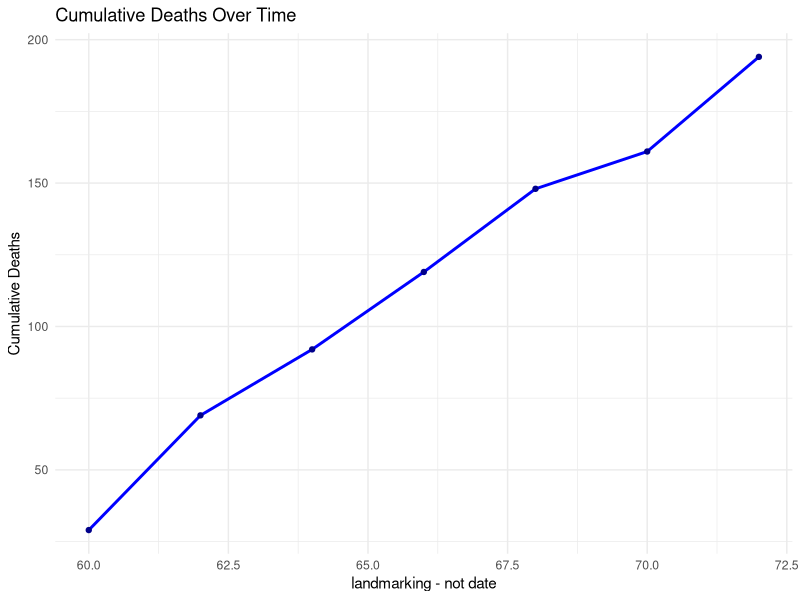
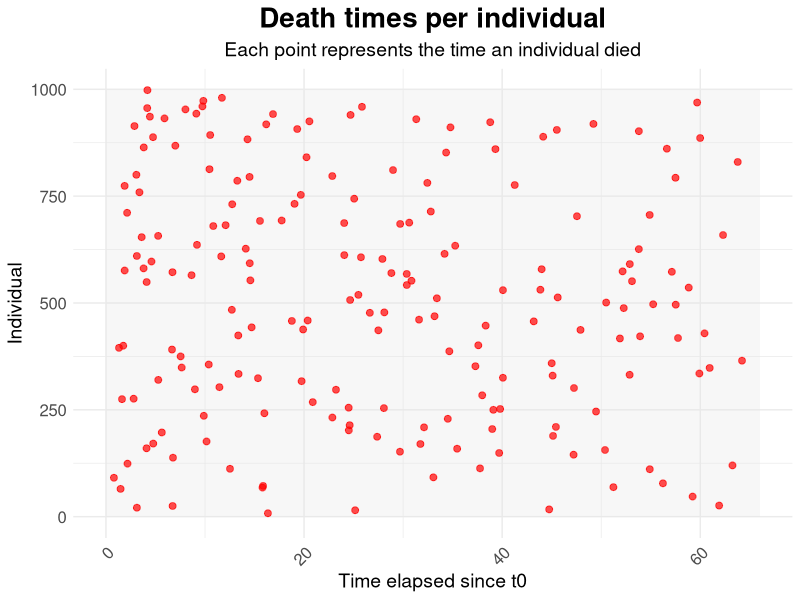
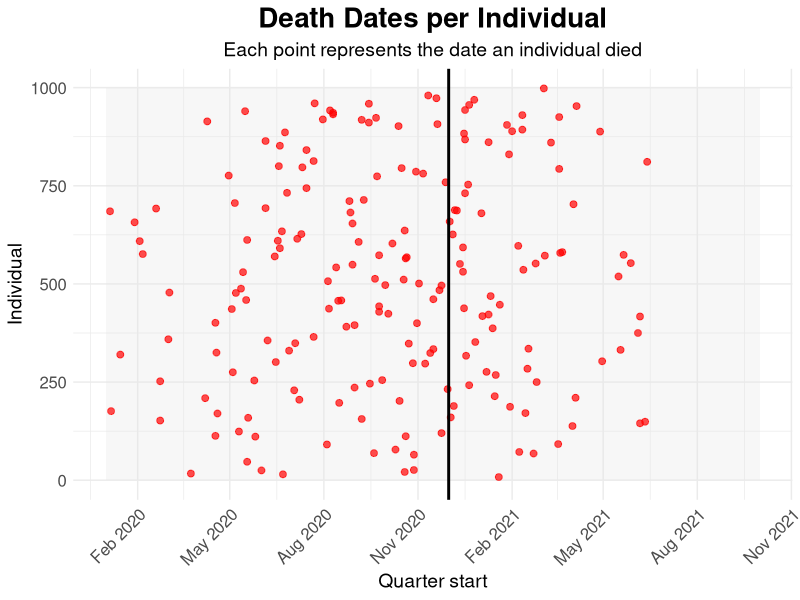
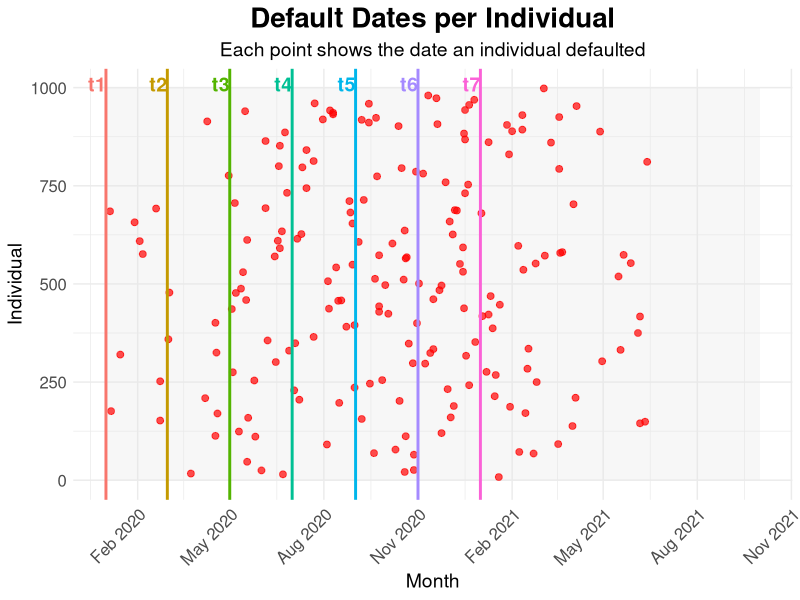

The R script that drew these images, in order:
# ===============================
# Libraries
# ===============================

library(lubridate)
library(truncnorm)
library(ggplot2)
set.seed(1234)

# ===============================
# Parameters
# ===============================

# Function to compute lambda given k, an interval, and the target probability p
k <- 1.5   # shape parameter (can tune)
p_target <- 0.2  # 20% default per interval


LM_start_date <- as.Date("2015-01-01")
LMs <-  c(60, 62, 64, 66, 68, 70, 72)

find_lambda <- function(t0, t1, k, p_target = 0.2) {
  f <- function(lambda) {
    ratio <- exp(-((t1 / lambda)^k - (t0 / lambda)^k))
    ratio - (1 - p_target)
  }
  uniroot(f, interval = c(1e-6, 1e6))$root
}

lambdas <- sapply(1:(length(LMs) - 1), function(j) {
  find_lambda(LMs[j], LMs[j + 1], k, p_target)
})



# ===============================
#  SIMULATION
# ===============================

rm(list = ls())
# Example: n individuals with different credit start dates
n <- 1000
n_iterations <- 7
base_date <- as.Date("2020-01-01")  
credit_start_dates <- as_date("2015-01-01") + days(sample(0:364, n, replace = TRUE))

# Function to generate individual landmarks
generate_landmarks <- function(credit_start) {
  lm1 <- credit_start + years(5)           # first landmark: +5 years
  lm2 <- lm1 + weeks(6)                    # second: +6 weeks
  lm3 <- lm2 + weeks(6)                    # third
  lm4 <- lm3 + weeks(6)                    # fourth
  lm5 <- lm4 + weeks(6)                    # fifth
  lm6 <- lm4 + weeks(6)
  lm7 <- lm4 + weeks(6)
  return(as_date(c(lm1, lm2, lm3, lm4, lm5, lm6, lm7)))
}
# Generate the list of individual landmarks
landmarks_list <- lapply(credit_start_dates, generate_landmarks)


landmarks <- seq(0, n_iterations, by = 1) #assumption cohort  
K <- length(landmarks) - 1  


betas <- matrix(c(
  50,  0.9,  0.8, -0.2,
  51, 0.92, 0.81, -0.21,
  49, 0.88, 0.79, -0.19,
  52, 0.95, 0.82, -0.22,
  48, 0.89, 0.78, -0.18,
  5,  0.9,  0.8, -0.2,
  51, 0.91, 0.81, -0.21
), nrow = 7, byrow = TRUE)
# Interest rate (+), # Inflation (+),# LTI (+), # Age (-)

#parameters of weibull each landmark: Shape (k), Scale (λ)
#thetas <- matrix(c(0.5, 400, 0.5, 280, 0.5, 360, 0.5, 400, 0.5, 450), nrow = K, byrow = TRUE)
thetas <- matrix(c(0.5, 22.25, 0.5, 22.49, 0.5, 22.49756 , 0.5, 22.73315 , 0.5, 22.96397,0.5, 23.19023,0.5, 23.41217), nrow = K, byrow = TRUE)


# --- Data
# credits are originated during 2010, throughout the year
#Covariates

# 1. Interest rate (UK Bank Rate)
# Truncated normal between 0.001 and 0.06, mean 0.03, sd 0.01
x1_matrix <- matrix(rtruncnorm(n * n_iterations, a = 0.001, b = 0.06, mean = 0.03, sd = 0.01),
                    nrow = n, ncol = n_iterations)

# 2. Inflation (CPI)
# Truncated normal between 0 and 0.10, mean 0.02, sd 0.015
x2_matrix <- matrix(rtruncnorm(n * n_iterations, a = 0, b = 0.10, mean = 0.02, sd = 0.015),
                    nrow = n, ncol = n_iterations)

# 3. Loan-to-income (LTI)
# Truncated normal between 1 and 6, mean 3.5, sd 0.5
x3_matrix <- matrix(rtruncnorm(n * n_iterations, a = 1, b = 6, mean = 3.5, sd = 2),
                    nrow = n, ncol = n_iterations)

# 4. Age of borrower
# Truncated normal between 20 and 70, mean 40, sd 10
x4_matrix <- matrix(rtruncnorm(n * n_iterations, a = 20, b = 70, mean = 40, sd = 10),
                    nrow = n, ncol = n_iterations)



time_matrix   <- matrix(NA_real_, nrow = n, ncol = n_iterations)
status_matrix <- matrix(NA_integer_, nrow = n, ncol = n_iterations)
obsdate_matrix <- matrix(as.Date(NA), nrow = n, ncol = n_iterations)

# --- Simulation function (Landmark PH Weibull)
simLMPH <- function(seed, x, Betas, Thetas, LMs, dist) {
  set.seed(seed)
  K <- length(LMs) - 1
  n <- nrow(x)
  tpoints <- as.vector(LMs)
  out_time <- rep(NA, n)
  
  for (k in 1:K) {
    beta_k <- Betas[k, ]
    theta_k <- Thetas[k, ]
    linpred <- x %*% beta_k
    mlambda <- exp(linpred)
    
    if (dist == "W") {
      S0f <- function(t) pweibull(t, shape = theta_k[1], scale = theta_k[2], lower.tail = FALSE)
      quantf <- function(p) qweibull(p, shape = theta_k[1], scale = theta_k[2])
    } else {
      stop("Only Weibull implemented")
    }
    
    for (i in 1:n) {
      S_L <- S0f(tpoints[k])  
      u <- runif(1)
      p_target <- max(1-u^(1 / mlambda[i]), .Machine$double.eps)
      t_rel <- quantf(p_target)
      
      if (is.na(out_time[i]) && t_rel <= tpoints[k + 1]) {
        out_time[i] <- t_rel
      }
    }
  }
  
  # Final extrapolation for those without event
  no_event <- which(is.na(out_time))
  if (length(no_event) > 0) {
    beta_k <- Betas[K, ]
    theta_k <- Thetas[K, ]
    linpred <- x[no_event, , drop = FALSE] %*% beta_k
    mlambda <- exp(linpred)
    
    S0f <- function(t) pweibull(t, shape = theta_k[1], scale = theta_k[2], lower.tail = FALSE)
    quantf <- function(p) qweibull(p, shape = theta_k[1], scale = theta_k[2])
    
    for (j in seq_along(no_event)) {
      i <- no_event[j]
      u <- runif(1)
      p_target <- max(1-u^(1 / mlambda[j]), .Machine$double.eps)
      t_rel <- quantf(p_target)
      out_time[i] <- t_rel
    }
  }
  
  return(out_time)
}

# --- Main loop (everyone gets a time at each iteration)
alive <- rep(TRUE, n)

for (i in seq_len(n_iterations)) {
  cat("Iteration", i, "\n")
  
  # Select the covariates for this iteration
  covariates_i <- cbind(x1_matrix[, i], x2_matrix[, i],x3_matrix[, i],x4_matrix[, i] )
  
  # Initialize vectors for simulated times and observation dates
  sim_times <- numeric(n)
  obs_dates <- as.Date(rep(NA, n))
  
  # --- Simulation per individual
  for (j in 1:n) {
    # Simulate event time using each individual's own landmarks
    sim_times[j] <- simLMPH(
      seed = 1234,               # different seed per iteration and individual
      x = matrix(covariates_i[j, ], nrow = 1),
      Betas = betas,
      Thetas = thetas,
      LMs = landmarks_list[[j]],         # individual landmarks
      dist = "W"
    )
    
    # Assign observation date based on the corresponding landmark
    # Optionally, add a small random noise (0-3 days) for variability
    obs_dates[j] <- landmarks_list[[j]][i] + sample(0:3, 1)
  }
  
  # Save results
  time_matrix[, i] <- sim_times
  obsdate_matrix[, i] <- obs_dates
  
  # Determine status: event if elapsed time >= simulated time, else censored
  months_elapsed <- interval(credit_start_dates, obs_dates) %/% months(1)
  status_vals <- as.integer(months_elapsed >= sim_times)
  
  # If the individual was already dead in previous iterations → set NA
  status_vals[!alive] <- NA
  status_matrix[, i] <- status_vals
  
  # Update the alive vector
  alive <- ifelse(is.na(status_vals), FALSE, status_vals == 0)
}
initial_dates_matrix <- credit_start_dates


# --- Summary
for (i in 1:n_iterations) {
  status_col <- status_matrix[, i]
  cat("Iteration", i, ":",
      sum(status_col == 1, na.rm = TRUE), "events\n")
}


# ===============================
#  plots: deaths
# ===============================


library(ggplot2)
LMs <-  c(60, 62, 64, 66, 68, 70, 72)
cum_deaths <- cumsum(colSums(status_matrix, na.rm = TRUE))
df_cum <- data.frame(time = LMs, cum_deaths = cum_deaths)

ggplot(df_cum, aes(x = time, y = cum_deaths)) +
  geom_line(color = "blue", size = 1) +
  geom_point(color = "darkblue") +
  labs(title = "Cumulative Deaths Over Time", x = "landmarking - not date", y = "Cumulative Deaths") +
  theme_minimal()


# ===============================
#  plots: deaths times
# ===============================
#cumulative deaths
library(ggplot2)
library(dplyr)

# Convert matrices to long format
df_events <- data.frame(
  individual = rep(1:nrow(status_matrix), times = ncol(status_matrix)),
  time = as.vector(time_matrix),
  status = as.vector(status_matrix)
)

# Keep only death events
df_deaths <- subset(df_events, status == 1 & !is.na(time))

# Create data frame for shaded "quarters" (every 3 time units)
time_min <- floor(min(df_deaths$time, na.rm = TRUE))
time_max <- ceiling(max(df_deaths$time, na.rm = TRUE))
quarter_starts <- seq(time_min, time_max, by = 3)
quarters <- data.frame(
  start = quarter_starts,
  end = quarter_starts + 3
)

# Plot
ggplot() +
  # Shade each 3-time-unit "quarter"
  geom_rect(data = quarters, aes(xmin = start, xmax = end, ymin = 0, ymax = max(df_deaths$individual)),
            fill = "grey90", alpha = 0.3) +
  # Plot death points
  geom_point(data = df_deaths, aes(x = time, y = individual), color = "red", size = 2, alpha = 0.7) +
  # Labels
  labs(
    title = "Death times per individual",
    subtitle = "Each point represents the time an individual died",
    x = "Time elapsed since t0",
    y = "Individual"
  ) +
  # Theme adjustments
  theme_minimal() +
  theme(
    plot.title = element_text(hjust = 0.5, size = 20, face = "bold"),
    plot.subtitle = element_text(hjust = 0.5, size = 14),
    axis.title = element_text(size = 14),
    axis.text = element_text(size = 12),
    axis.text.x = element_text(angle = 45, hjust = 1)
  )

 
# ===============================
#  plots: deaths dates
# ===============================


# Convert matrices to long format
df_events <- data.frame(
  individual = rep(1:nrow(status_matrix), times = ncol(status_matrix)),
  date = as.Date(as.vector(obsdate_matrix)),
  status = as.vector(status_matrix)
)

# Keep only death events
df_deaths <- subset(df_events, status == 1 & !is.na(date))

# Create data frame for shaded quarters
quarter_starts <- seq(floor_date(min(df_deaths$date), unit = "quarter"),
                      ceiling_date(max(df_deaths$date), unit = "quarter"),
                      by = "3 months")
quarters <- data.frame(
  start = quarter_starts,
  end = quarter_starts + months(3)
)

# Plot
ggplot() +
  geom_rect(data = quarters, aes(xmin = start, xmax = end, ymin = 0, ymax = max(df_deaths$individual)),
            fill = "grey90", alpha = 0.3) +
  geom_point(data = df_deaths, aes(x = date, y = individual), color = "red", size = 2, alpha = 0.7) +
  geom_vline(xintercept = as.Date("2020-12-01"), color = "black", linetype = "solid", size = 1) +
  scale_x_date(date_breaks = "3 months", date_labels = "%b %Y") +
  labs(
    title = "Death Dates per Individual",
    subtitle = "Each point represents the date an individual died",
    x = "Quarter start",
    y = "Individual"
  ) +
  theme_minimal() +
  theme(
    plot.title = element_text(hjust = 0.5, size = 20, face = "bold"),
    plot.subtitle = element_text(hjust = 0.5, size = 14),
    axis.title = element_text(size = 14),
    axis.text = element_text(size = 12),
    axis.text.x = element_text(angle = 45, hjust = 1)
  )


####### points for modelling in where model is going t be re-calibrated #######
mean_dates <- apply(obsdate_matrix, 2, function(col) {
  as.Date(mean(as.numeric(col)), origin = "1970-01-01")
})
mean_dates <- as.Date(mean_dates)

LM_start_date <- as.Date("2015-01-01")
LMs <-  c(60, 62, 64, 66, 68, 70, 72)

labels_df <- data.frame(
  mean_dates = LM_start_date %m+% months(LMs),
  label = paste0("t", seq_along(mean_dates))
)

ggplot() +
  geom_rect(data = quarters, aes(xmin = as.Date(start), xmax = as.Date(end), ymin = 0, ymax = max(df_deaths$individual)),
            fill = "grey90", alpha = 0.3) +
  geom_point(data = df_deaths, aes(x = as.Date(date), y = individual), color = "red", size = 2, alpha = 0.7) +
  geom_vline(data = labels_df, aes(xintercept = mean_dates, color = label), linetype = "solid", size = 1) +
  geom_text(data = labels_df, aes(x = mean_dates, 
                                  y = max(df_deaths$individual) , 
                                  label = label, color = label),
            vjust = 0.2, hjust = 1, size = 5, fontface = "bold") +
  scale_x_date(date_breaks = "3 month", date_labels = "%b %Y") +
  labs(
    title = "Default Dates per Individual",
    subtitle = "Each point shows the date an individual defaulted",
    x = "Month",
    y = "Individual"
  ) +
  theme_minimal() +
  theme(
    plot.title = element_text(hjust = 0.5, size = 20, face = "bold"),
    plot.subtitle = element_text(hjust = 0.5, size = 14),
    axis.title = element_text(size = 14),
    axis.text = element_text(size = 12),
    axis.text.x = element_text(angle = 45, hjust = 1),
    legend.position = "none"
  ) +
  guides(color = "none")


 
